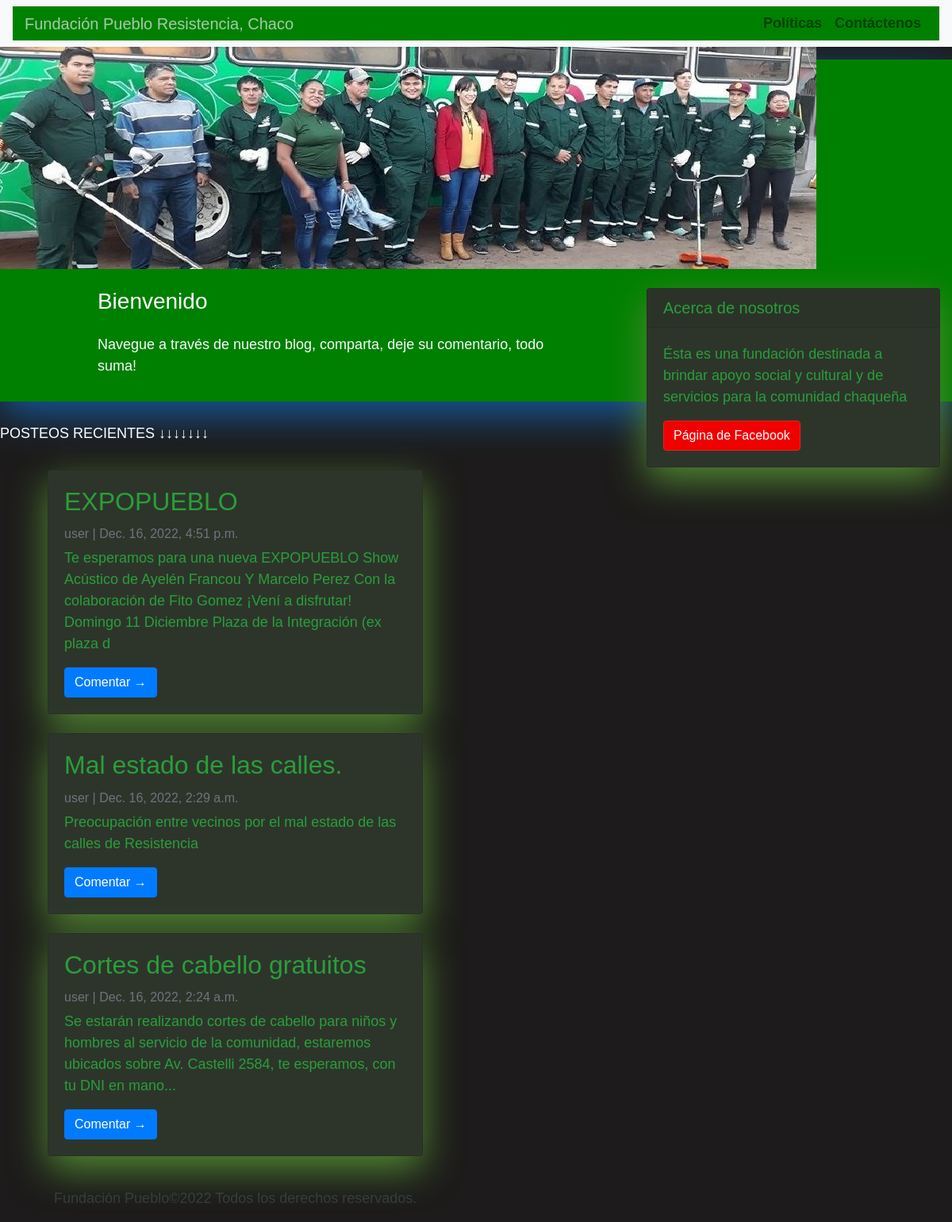
The page / on the database its author committed.
### blog/models.py (models this page shows, shortened)
class Post(models.Model):
    title = models.CharField(max_length=200, unique=True)
    slug = models.SlugField(max_length=200, unique=True)
    author = models.ForeignKey(User, on_delete= models.CASCADE,related_name='blog_posts')
    updated_on = models.DateTimeField(auto_now= True)
    content = models.TextField()
    created_on = models.DateTimeField(auto_now_add=True)
    status = models.IntegerField(choices=STATUS, default=0)
    class Meta:
        ordering = ['-created_on']

### blog/views.py (the view)
# urls.py: path('', views.PostList.as_view(), name='home'),
class PostList(generic.ListView):
    queryset = Post.objects.filter(status=1).order_by('-created_on')
    template_name = 'index.html'

### templates/index.html (shortened to what this page needs)
{% extends "base.html" %}
{% block content %}
<header class="masthead">
    <div class="container">
        <div class="row">
            <div class=" col-md-8 col-md-10 mx-auto">
                <div class="site-heading">
                    <h3 class=" site-heading my-4 mt-3 text-white">Bienvenido</h3>
                    <p class="text-light">Navegue a través de nuestro blog, comparta, deje su comentario, todo suma!
                    </p>
                </div>
            </div>
        </div>
    </div>
</header>
<br>
<p style = 'color: white;'>POSTEOS RECIENTES ↓↓↓↓↓↓↓</p>
<div class="container">
    <div class="row">
        <div class="col-md-8 mt-3 left">
            {% for post in post_list %}
            <div class="card mb-4">
                <div class="card-body">
                    <h2 class="card-title">{{ post.title }}</h2>
                    <p class="card-text text-muted h6">{{ post.author }} | {{ post.created_on}} </p>
                    <p class="card-text">{{post.content|slice:":200" }}</p>
                    <a href="{% url 'post_detail' post.slug  %}" class="btn btn-primary">Comentar &rarr;</a>
                </div>
            </div>
            {% endfor %}
{% endblock content %}

### templates/base.html (shortened to what this page needs)
{% load static %}
<!DOCTYPE html>
<html>
    <head>
        <link rel="stylesheet" href="https://maxcdn.bootstrapcdn.com/bootstrap/4.0.0/css/bootstrap.min.css"
 />
    </head>
    <body>
        <nav class="navbar navbar-expand-lg navbar-light bg-light shadow" id="mainNav">
            <div class="container-fluid">
                <a class="navbar-brand" href="{% url 'home' %}" style = "color : rgb(166, 201, 171)" font-family:'Franklin Gothic Medium', 'Arial Narrow', Arial, sans-serif;">Fundación Pueblo        Resistencia, Chaco</a>
                <div class="collapse navbar-collapse" id="navbarResponsive">
                    <ul class="navbar-nav ml-auto">
                        <li class="nav-item text-black">
                            <a class="nav-link text-black font-weight-bold">Políticas</a>
                        </li>
                        <li class="nav-item text-black">
                            <a class="nav-link text-black font-weight-bold" href="#">Contáctenos</a>
                        </li>
                    </ul>
                </div>
            </div>
        </nav>
        {% block sidebar %}
<p>
<img src="media\fp.jpg" style="float:left">
</p>
        <div class="col-md-4 float-right ">
        <div class="card my-4">
                <h5 class="card-header">Acerca de nosotros</h5>
            <div class="card-body">
                <p class="card-text">Ésta es una fundación destinada a brindar apoyo social y cultural y de servicios para la comunidad chaqueña</p>
                <a href="https://www.facebook.com/fundacion.pueblo"
                   class="btn btn-danger">Página de Facebook</a>
            </div>
        </div>
        </div>
        {% endblock sidebar %}
        {% block content %}
        {% endblock content %}
    </body>
    <footer class="py-3 bg-grey">
        <p class="m-0 text-dark text-center ">Fundación Pueblo&copy;2022 Todos los derechos reservados.</p>
   </footer>
   </html>

### templates/base.html (style rules this page uses)
body { font-family: "Roboto", sans-serif; font-size: 17px; background-color: #000000; }
.shadow { box-shadow: 0 4px 2px -2px rgba(0, 0, 0, 0.1); }
.btn-danger { color: #fff; background-color: #f00000; border-color: #dc281e; }
.masthead { background: #3398E1; height: auto; padding-bottom: 15px; box-shadow: 0 16px 48px #155a9e; padding-top: 10px; }
.card { box-shadow: 0 16px 48px #E3E7EB; }

### templates/index.html (style rules this page uses)
body { font-family: "impact", sans-serif; font-size: 18px; background-color: #1d1b1b; }
.container-fluid { background-color: green; }
.masthead { background-color: green; }
.card { box-shadow: 0 16px 48px #538a33; background-color: rgb(45, 53, 43); color: rgb(42, 158, 58); }

### rows shown on the page
Post: title "EXPOPUEBLO", author "user", created_on "Dec. 16, 2022, 4:51 p.m.", content "Te esperamos para una nueva EXPOPUEBLO Show Acústico de Ayelén Francou Y Marcelo Perez Con la colaboración de Fito Gomez ¡Vení a disfrutar! Domingo 11 Diciembre Plaza de la Integración (ex plaza d"
Post: title "Mal estado de las calles.", author "user", created_on "Dec. 16, 2022, 2:29 a.m.", content "Preocupación entre vecinos por el mal estado de las calles de Resistencia"
Post: title "Cortes de cabello gratuitos", author "user", created_on "Dec. 16, 2022, 2:24 a.m.", content "Se estarán realizando cortes de cabello para niños y hombres al servicio de la comunidad, estaremos ubicados sobre Av. Castelli 2584, te esperamos, con tu DNI en mano..."
